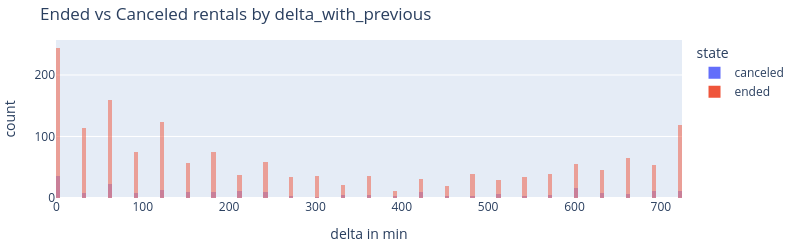

The notebook cell this image was saved under:
### Markdown cell above
🎯 We want to understand when a delay at checkout might lead to a cancellation.  
Let's try to identify the range of delta values that could lead to cancellations.

### Code cell
# Display the count of canceled among the ended rentals as a function of delta_with_previous
fig = px.histogram(
    df_rentals,
    'delta_with_previous',
    color='state',
    barmode="overlay",
    nbins=int(np.sqrt(df_rentals.shape[0])),
    title="Ended vs Canceled rentals by delta_with_previous",
    labels={"delta_with_previous": "delta in min"},
    width=800,
    height=250,
    )
# Margin reduction
fig.update_layout(
    margin=dict(l=10, r=10, t=40, b=10)  # left, right, top, bottom
    )
fig.show()

### Figure 1 — Plotly figure (JSON) as saved in the notebook; plotly's stock layout.template omitted (floating-point values rounded to 4 significant figures; data arrays with more than 128 entries replaced by an {"elided": "..."} marker saying what was removed)
{"data": [{"bingroup": "x", "hovertemplate": "state=canceled<br>delta in min=%{x}<br>count=%{y}<extra></extra>", "legendgroup": "canceled", "marker": {"color": "#636efa", "opacity": 0.5, "pattern": {"shape": ""}}, "name": "canceled", "nbinsx": 145, "orientation": "v", "showlegend": true, "type": "histogram", "x": {"elided": "3264 float values"}, "xaxis": "x", "yaxis": "y"}, {"bingroup": "x", "hovertemplate": "state=ended<br>delta in min=%{x}<br>count=%{y}<extra></extra>", "legendgroup": "ended", "marker": {"color": "#EF553B", "opacity": 0.5, "pattern": {"shape": ""}}, "name": "ended", "nbinsx": 145, "orientation": "v", "showlegend": true, "type": "histogram", "x": {"elided": "18045 float values"}, "xaxis": "x", "yaxis": "y"}], "layout": {"barmode": "overlay", "height": 250, "legend": {"title": {"text": "state"}, "tracegroupgap": 0}, "margin": {"b": 10, "l": 10, "r": 10, "t": 40}, "title": {"text": "Ended vs Canceled rentals by delta_with_previous"}, "width": 800, "xaxis": {"anchor": "y", "domain": [0, 1], "title": {"text": "delta in min"}}, "yaxis": {"anchor": "x", "domain": [0, 1], "title": {"text": "count"}}}}
